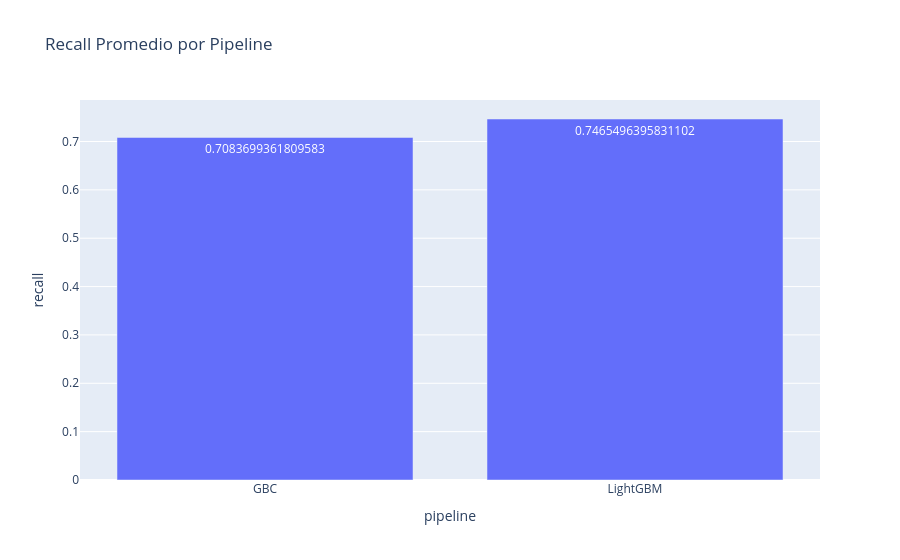

Notebook code cell kept with this figure:
### Code cell
mean_scores = (
    df_cv_results
    .groupby("pipeline")["recall"]
    .mean()
    .reset_index()
)

fig = px.bar(
    mean_scores,
    x="pipeline",
    y="recall",
    title="Recall Promedio por Pipeline",
    text_auto="3f"
)

fig.show()

### Figure 1 — Plotly figure (JSON) as saved in the notebook; plotly's stock layout.template omitted (floating-point values rounded to 4 significant figures)
{"data": [{"hovertemplate": "pipeline=%{x}<br>recall=%{y}<extra></extra>", "legendgroup": "", "marker": {"color": "#636efa", "pattern": {"shape": ""}}, "name": "", "orientation": "v", "showlegend": false, "textposition": "auto", "texttemplate": "%{y:3f}", "type": "bar", "x": ["GBC", "LightGBM"], "xaxis": "x", "y": [0.7084, 0.7465], "yaxis": "y"}], "layout": {"barmode": "relative", "legend": {"tracegroupgap": 0}, "title": {"text": "Recall Promedio por Pipeline"}, "xaxis": {"anchor": "y", "domain": [0, 1], "title": {"text": "pipeline"}}, "yaxis": {"anchor": "x", "domain": [0, 1], "title": {"text": "recall"}}}}
